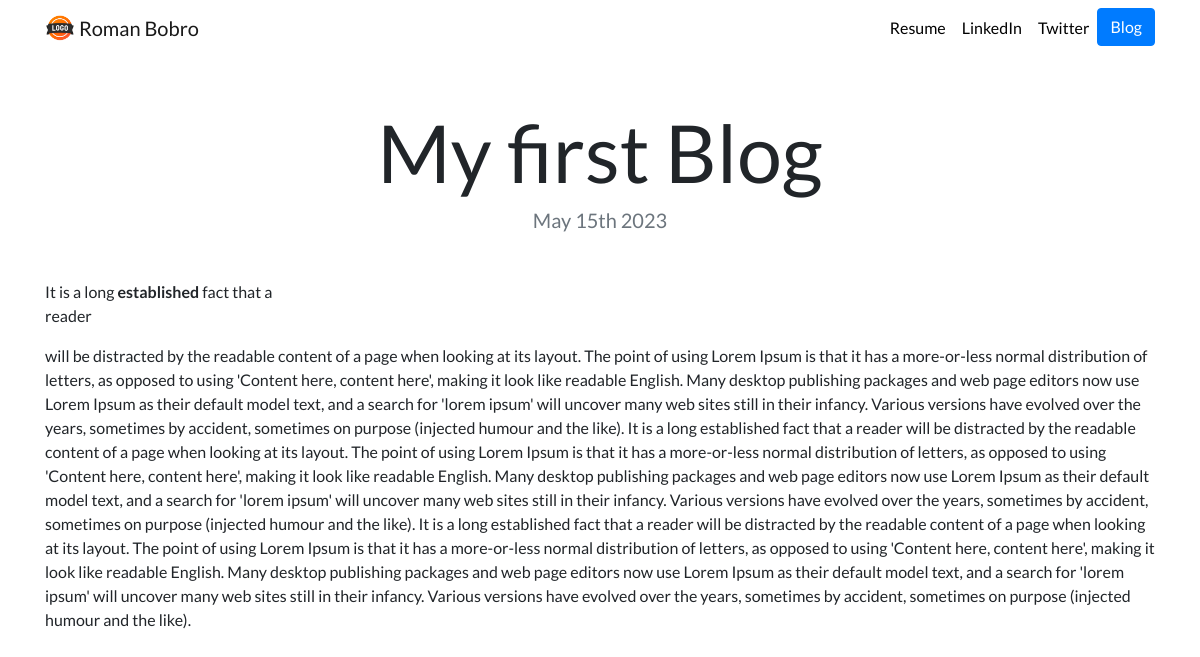
Page /blog/1/ on the committed database.
### blog/models.py (models this page shows, shortened)
class Blog(models.Model):
    title = models.CharField(max_length=200)
    description = models.TextField()
    date = models.DateField()

### blog/views.py (the view)
# urls.py: path("<int:blog_id>/", views.detail, name="detail"),
def detail(request, blog_id):
    blog = get_object_or_404(Blog, pk=blog_id)
    return render(request, 'blog/detail.html',{'blog':blog})

### blog/templates/blog/detail.html
{% extends "portfolio/base.html" %}
{% load static %}
{% block content %}
<h1 class="text-center mt-5" id="blogdetailtitle">{{ blog.title }}</h1>
<h5 class="text-center text-muted mb-5">{{ blog.date|date:'F jS Y' }}</h5>
{{ blog.description|safe }}
{% endblock %}

### portfolio/static/portfolio/custom.css (style rules this page uses)
body { font-family: 'Lato', sans-serif; }
@media (min-width: 992px) { #blogdetailtitle { font-size: 5rem; } }

### rows in the picture
Blog: title "My first Blog", date "May 15th 2023", description "It is a long established fact that a reader will be distracted by the readable content of a page when looking at its layout. The point of using Lorem Ipsum is that it has a more-or-less normal distribution of letters, as opposed to using 'Content here, content here', making it look like readable English. Many desktop publishing packages and web page editors now use Lorem Ipsum as their default model text, and a search for 'lorem ipsum' will uncover many web sites still in their infancy. Various versions have evolved over the years, sometimes by accident, sometimes on purpose (injected humour and the like). It is a long established fact that a reader will be distracted by the readable…"
